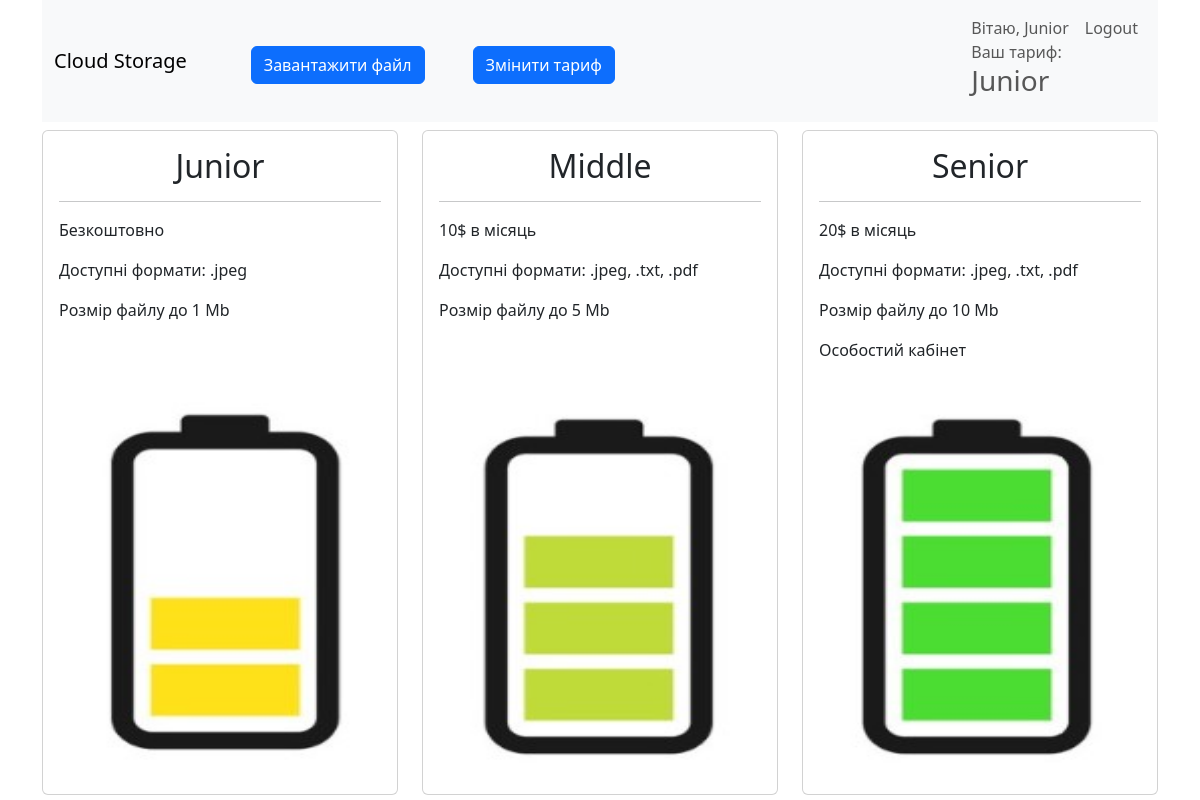
Screenshot of / (signed in) with the database file from the repository.
### upload/models.py (models this page shows, shortened)
class Profile(models.Model):
	user = models.OneToOneField(User, on_delete=models.CASCADE)
	rank = models.CharField(max_length=10, choices=RANKS, default='Junior')

class News(models.Model):
	title = models.CharField(max_length=100, primary_key=True)
	content = models.TextField()
	photo = models.ImageField(upload_to='photos/%Y/%m/%d/', blank=True)
	class Meta:
		verbose_name = 'Новина'
		verbose_name_plural = 'Новини'

### upload/views.py (the view)
# urls.py: path('', ViewNews.as_view(), name='home'),
class ViewNews(ListView):
	model = News
	template_name = 'upload/news_list.html'
	context_object_name = 'news'
	def get_context_data(self, *, object_list=None, **kwargs):
		context = super().get_context_data(**kwargs)
		context['title'] = 'Головна'
		return context
	def get_queryset(self):
		return News.objects.all()

### upload/templates/upload/news_list.html (shortened to what this page needs)
{% extends 'base.html' %}
{% load static %}
{% block content %}
<div class="row">
{% for item in news %}
<div class="col-sm-4 mt-sm-2">
<div class="card">
    <div class="card-body" >
        <div class="media">
            <h2 class="card-title" align="center">{{ item.title }}</h2> <hr>
            <div class="media-body">
                <p class="card-text" >{{ item.content|safe }}</p>
            </div>
            <img class="card-img-top" src="{{ item.photo.url }}"  width="" height="400">
        </div>
    </div>
</div>
</div>
{% endfor %}
</div>
{% endblock %}

### templates/base.html (shortened to what this page needs)
<!DOCTYPE html>
<html lang="en">
<head>
    <link href="https://cdn.jsdelivr.net/npm/bootstrap@5.3.0-alpha3/dist/css/bootstrap.min.css" rel="stylesheet"
>
</head>
<body>
<div class="container">
<nav class="navbar navbar-expand-lg bg-body-tertiary">
  <div class="container-fluid">
    <a class="navbar-brand" href="{% url 'home' %}">Cloud Storage</a>
      {% if request.user.is_authenticated %}
      <div class="d-grid gap-2 ms-5">
        <a href="{% url 'upload' %}"><button class="btn btn-primary mt-sm-2" type="button">Завантажити файл</button></a>
      </div>
      {% endif %}
      {% if request.user.is_authenticated %}
      <div class="d-grid gap-2 ms-5">
        <a href="{% url 'change_rank' %}"><button class="btn btn-primary mt-sm-2" type="button">Змінити тариф</button></a>
      </div>
      {% endif %}
    <div class="collapse navbar-collapse" id="navbarNavAltMarkup">
      <div class="navbar-nav ms-auto">
          {% if request.user.is_authenticated %}
          <div class="nav-link">Вітаю, {{user.username}} <br> Ваш тариф:<h3>{{user.profile.rank}}</h3></div>
             <a class="nav-link"  href="{% url 'logout' %}">Logout</a>
          {% else %}
            <a class="nav-link" href="{% url 'login' %}">Увійти</a>
            <a class="nav-link" href="{% url 'register' %}">Реєстрація</a>
          {% endif %}
      </div>
    </div>
  </div>
</nav>
{% block content %}
{% endblock %}
</div>
</body>
</html>

### rows the page displays
News: title "Junior", content "Безкоштовно Доступні формати: .jpeg Розмір файлу до 1 Mb", photo (picture)
News: title "Middle", content "10$ в місяць Доступні формати: .jpeg, .txt, .pdf Розмір файлу до 5 Mb", photo (picture)
News: title "Senior", content "20$ в місяць Доступні формати: .jpeg, .txt, .pdf Розмір файлу до 10 Mb Особостий кабінет", photo (picture)

### other values shown
{{ user.username }} "Junior"
{{ user.profile.rank }} "Junior"
